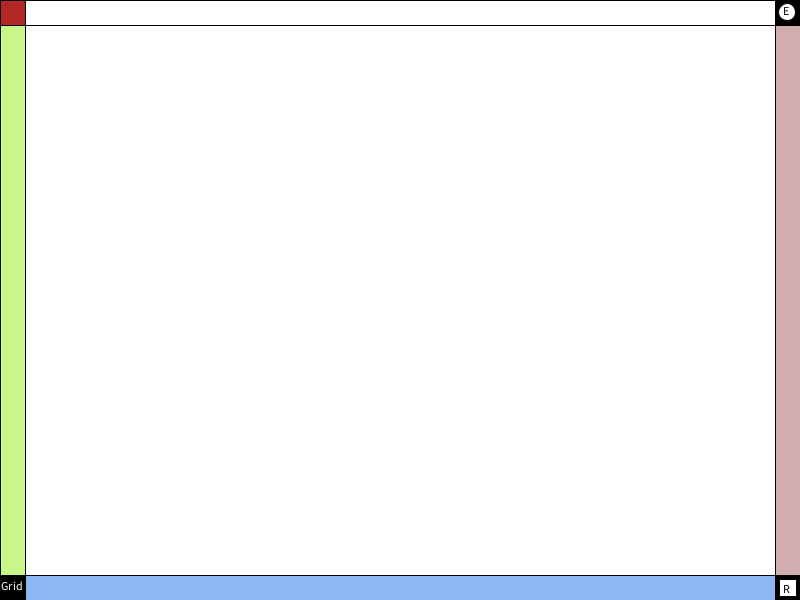
Frame 1 (no input)
Frame 60 (the mouse pressed at the canvas centre just before this capture): identical to frame 1, image omitted
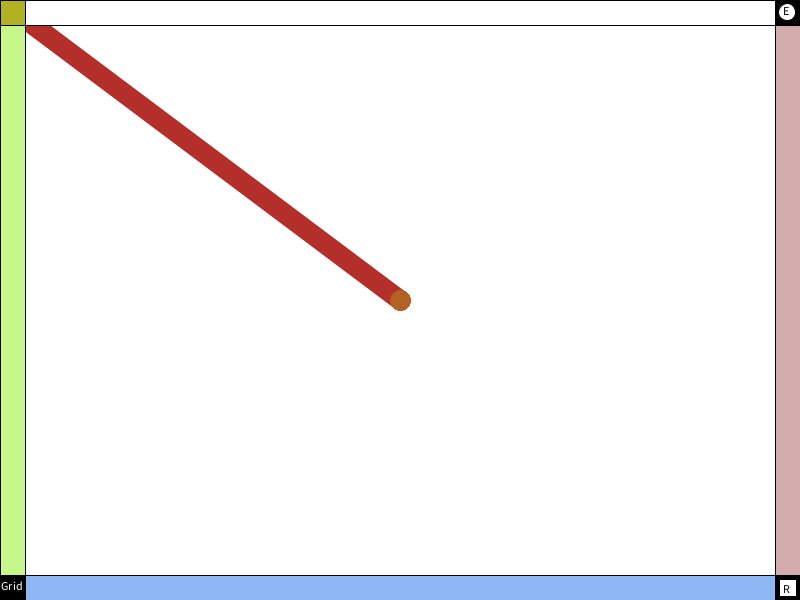
Frame 120 (the mouse held since frame 60 and released just before this capture)

The Processing sketch that drew these frames (run headless with seeded random() and noise(); from frame 60 on, the mouse is pressed at the canvas centre):

// Processing sketch: processing_75147
// ── processing_75147.pde

//Alex Zajicek, Art Program 2, Hw #4
 
int myVar;
int x;
int myVar2;
int x2;
int speed;
boolean bgRects;
boolean bgElls;
boolean grid;
float myColor;

 
void setup(){
  size(800, 600);
  background(255);
  colorMode(HSB, 360, 100, 100, 100);
  smooth();
  myVar = 1;
  x = 1;
  myVar2 = 100;
  x2 = 3;
  bgRects = false;
  myColor = 0;
  bgElls = false;
  grid = false;
}
 
//  ellipse(pmouseX, pmouseY, pmouseX, pmouseY); //fun effect
 
void draw(){
  //background(255);
  speed = abs(pmouseX-mouseX);
  if (mousePressed){
    myVar = myVar+x;
  }
  if (mousePressed){ //number goes up as mouse clicked, else resets
    myVar2 = myVar2-x2;
  } else {
    myVar2 = 100;
  }
  strokeWeight (10);
  fill(myVar, 80, 70, myVar2); //only used for ellipse, which I commented out
  stroke(myVar, 80, 70, myVar2); //use for line
  strokeWeight(20);
  //noStroke(); //use for ellpise
  if (mousePressed){
    //ellipse(mouseX, mouseY, 20, 20);
    line(pmouseX, pmouseY, mouseX, mouseY);
  }
  if (myVar >= 255) { //color starts going backwards
    x = -1;
  }
  if (myVar <= 0) { //color starts going forwards
    x = 1;
  }
  //if ((mouseX <= 10) && (mouseY <= 0)){ useful, but not what I need
  
   
  //the following section changes the BG color based on mouseX & Y
  if (mousePressed){
    if (mouseX <= 25 && mouseX >= 0 && mouseY >= 25 && mouseY <= height-25){ //left side of screen
      background (86, 45, 97); //light green
      //strokeWeight(5);
      //line(25, 25, width-25, 25);
      //line(25, 25, height-25, 25);
      //line(width-25, 25, height-25, width-25);
     //line(25, height-25, height-25, width-25);
      }
      if (mouseX >= width-25 && mouseX <= width && mouseY >= 25 && mouseY <= height-25){ //right side of screen
        background (377, 18, 83); //pinkish red color thing
      }
      if (mouseY <= 25 && mouseY >= 0 && mouseX >= 25 && mouseX <= width-25){ //top of screen
        background (360, 0, 100); //white color
      }
      if (mouseY >= height-25 && mouseY <= height && mouseX >= 25 && mouseX <= width-25){ //bottom of screen
        background (216, 41, 95); //blue color
      }
  }
  
  
  // The following code was supposed to "erase" all of your work
  //if you were drawing too slowly. It wasn't working, and I
  //couldn't figure out how to make it work, so I've commented
  //it out for the time being.
   
   
  //if (mousePressed){
  //  if (speed < 10);{
  //    background(360, 0, 100);
  //  }
  //}
   
  // indicators for sides of screen + current color
   
  stroke(360, 0, 0);
  strokeWeight(1);
  noFill();
  rect(25, 25, width-50, height-50);
   
  fill(myVar, 80, 70); //current color
  rect(0, 0, 25, 25);
   
  fill(360, 0, 100); //white color
  rect(25, 0, width-50, 25);
   
  fill(216, 41, 95); //blue color
  rect(25, height-25, width-50, 25);
   
  fill(377, 18, 83); //pinkish red color thing
  rect(width-25, 25, 25, height-50);
   
  fill(86, 45, 97); //light green
  rect(0, 25, 25, height-50);
  
  // buttons
  
  if (mouseX > width-25 && mouseX < width && mouseY > height-25 && mouseY < height){ //button for random rectangles
    fill(360, 180, 180);
    if (mousePressed){
      fill (180, 180, 180);
    }
  } else {
    fill(0, 100, 0);
  }
  rect(width-25, height-25, 25, 25); 
  fill(0, 0, 100); //white
  rect(width-21, height-21, 17, 17);
  fill(0, 100, 0);
  text("R", width-17, height-7);
  
  if (mouseX > width-25 && mouseX < width && mouseY > 0 && mouseY < 25){ //button for random ellipses
    fill(360, 180, 180);
    if (mousePressed){
      fill (180, 180, 180);
    }
  } else {
    fill(0, 100, 0);
  }
  rect(width-25, 0, 25, 25);
  fill(0, 0, 100);
  ellipse((width-25) + 25/2, 25/2, 17, 17);
  fill(0, 100, 0);
  text("E", width-17, 15);
  
  if (mouseX > 0 && mouseX < 25 && mouseY > height-25 && mouseY < height){ //button for grid
    fill(360, 180, 180);
    if (mousePressed){
      fill(180, 180, 180);
    }
  } else {
    fill(0, 100, 0);
  }
  rect(0, height-25, 25, 25);
  fill(0, 0, 100);
  text("Grid", 1, height-10);
  
  if (bgRects){
    for(int rects = 0; rects <51; rects++){
      fill(0, 0, 100, random(100));
      rect(random(width-25), random(height-25), random(25, 100), random(25, 100));
      bgRects = false;
    }
  }
  if (bgElls){
    for(int ells = 0; ells <501; ells++){
      fill(0, 0, 100, random(100));
      ellipse(random(width-25), random(height-25), random(1, 25), random(1, 25));
      bgElls = false;
    }
  }
  if (grid){
    for(int x = 0; x <= width; x = x + width/3){
      for(int y = 0; y <= height; y = y + height/3){
      noFill();
      stroke(0, 100, 100);
      strokeWeight(3);
      rect(x, y, width/3, height/3);
      grid = false;
      }
    }
  }
}

void mouseReleased(){
  if(mouseX > width-25 && mouseX < width && mouseY > height-25 && mouseY < height){
    if(!bgRects){
      bgRects = true;
    } else if(bgRects){
      bgRects = false;
    }
  } else {
    if(mouseX > width-25 && mouseX < width && mouseY > 0 && mouseY < 25){
      if(!bgElls){
        bgElls = true;
      } else if(bgElls){
        bgElls = false;
      }
    }
  }
  if(mouseX > 0 && mouseX < 25 && mouseY > height-25 && mouseY < height){
    if(!grid){
      grid = true;
    }
  }
}

/*  // Rainbow background function *Fun effect, but don't want it
  
  while(bgRainbow){
   if(mouseX > 25 && mouseX < width-25 && mouseY > 25 && mouseY < height-25){
    if(mousePressed){
      for(int x = 0; x < width; x++){
        if (myColor < 360){
          myColor = myColor + .5;
        } else {
          myColor = 0;
        }
        stroke(myColor, 20, 90);
        line(x, 0, x, height);
        println (myColor);
      }
    }
   }
  }
*/
